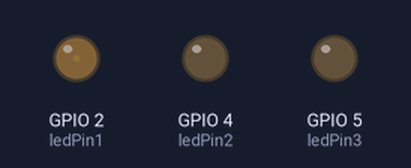
Bench run of a sketch on a simulated ESP32. Shown: output pins drawn as LEDs (lit = HIGH). What the sketch prints to the serial monitor is not drawn.

Above: at 0.05 s.
At 2.15 s:
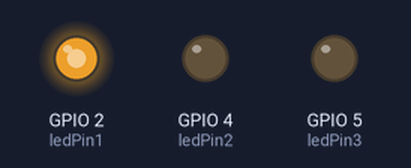
At 3.75 s:
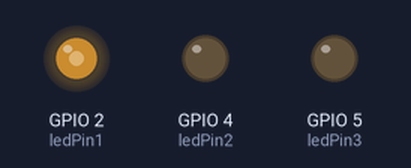
At 7.45 s:
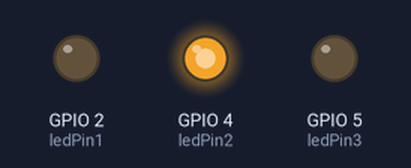
At 11.75 s:
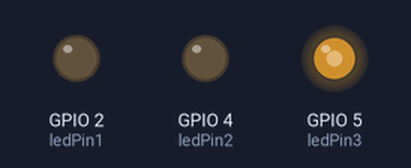
At 14.85 s:
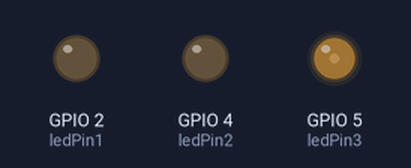
Timing chart, 0 to 20.0 s (numbered marks = the images above):
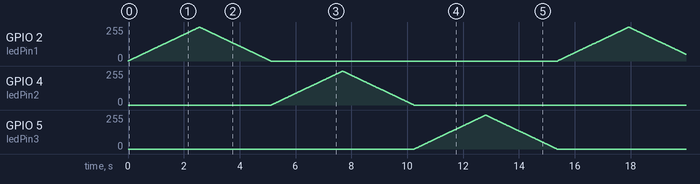

The sketch:

lab03pro.ino
```cpp
// 定义LED引脚
const int ledPin1 = 2;
const int ledPin2 = 4;
const int ledPin3 = 5;

// 设置PWM属性
const int freq = 5000;          // 频率 5000Hz
const int resolution = 8;       // 分辨率 8位 (0-255)

void setup() {
  Serial.begin(115200);

  // 【新版用法】直接将引脚、频率和分辨率绑定
  // 它会自动返回一个关联的通道（如果需要的话）
  ledcAttach(ledPin1, freq, resolution);
  ledcAttach(ledPin2, freq, resolution);
  ledcAttach(ledPin3, freq, resolution);
}

void loop() {
  // 逐渐变亮
  for(int dutyCycle = 0; dutyCycle <= 255; dutyCycle++){
    // 【新版用法】直接通过引脚号写入，不再需要指定通道
    ledcWrite(ledPin1, dutyCycle);
    delay(10);
  }

  // 逐渐变暗
  for(int dutyCycle = 255; dutyCycle >= 0; dutyCycle--){
    ledcWrite(ledPin1, dutyCycle);
    delay(10);
  }

  // 逐渐变亮
  for(int dutyCycle = 0; dutyCycle <= 255; dutyCycle++){
    // 【新版用法】直接通过引脚号写入，不再需要指定通道
    ledcWrite(ledPin2, dutyCycle);
    delay(10);
  }

  // 逐渐变暗
  for(int dutyCycle = 255; dutyCycle >= 0; dutyCycle--){
    ledcWrite(ledPin2, dutyCycle);
    delay(10);
  }
  // 逐渐变亮
  for(int dutyCycle = 0; dutyCycle <= 255; dutyCycle++){
    // 【新版用法】直接通过引脚号写入，不再需要指定通道
    ledcWrite(ledPin3, dutyCycle);
    delay(10);
  }

  // 逐渐变暗
  for(int dutyCycle = 255; dutyCycle >= 0; dutyCycle--){
    ledcWrite(ledPin3, dutyCycle);
    delay(10);
  }

  Serial.println("Breathing cycle completed");
}
```
